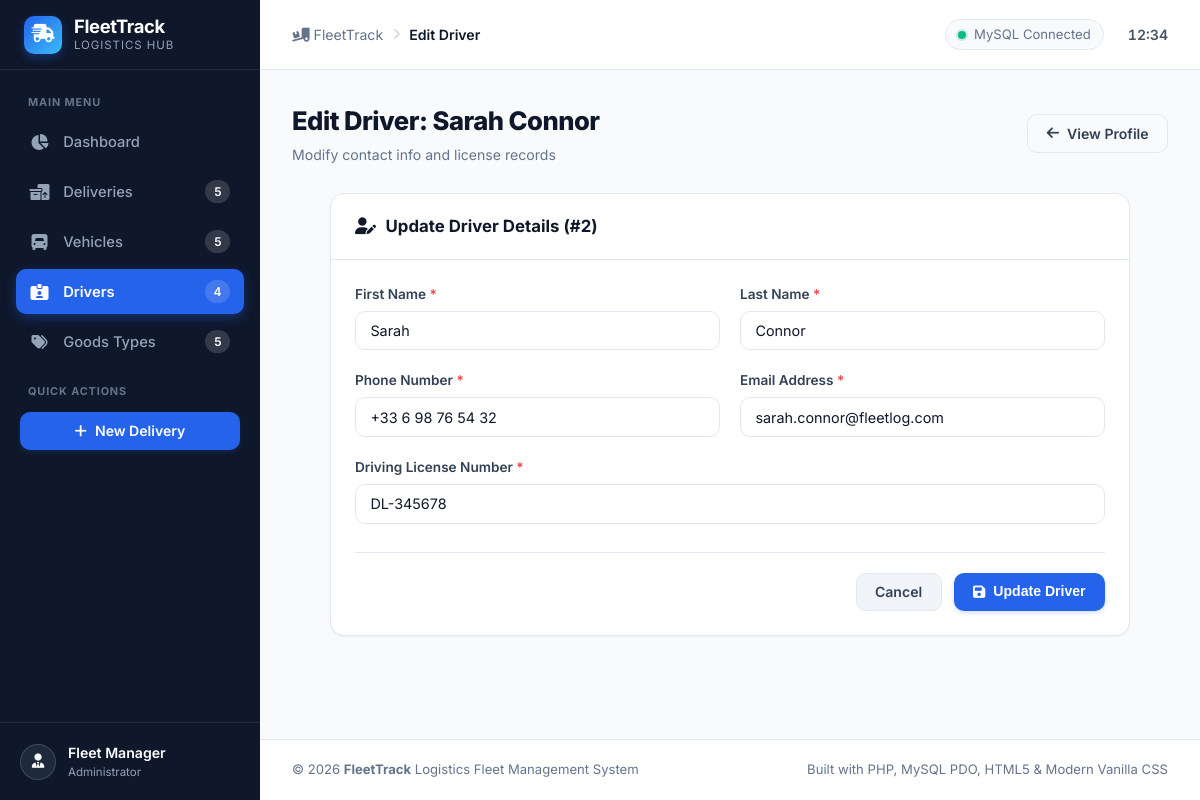
Page /drivers/edit.php?id=2 on the committed database.
### tables this page shows
CREATE TABLE `driver` (
    `id_driver` INT AUTO_INCREMENT PRIMARY KEY,
    `first_name` VARCHAR(100) NOT NULL,
    `last_name` VARCHAR(100) NOT NULL,
    `phone` VARCHAR(30) NOT NULL,
    `email` VARCHAR(150) NOT NULL,
    `license_number` VARCHAR(50) NOT NULL UNIQUE
);

### includes/functions.php (called while the page is built, shortened)
<?php
function e(?string $value): string
{
    return htmlspecialchars((string)($value ?? ''), ENT_QUOTES, 'UTF-8');
}
function url(string $path = ''): string
{
    static $base = null;
    if ($base === null) {
        $scriptName = $_SERVER['SCRIPT_NAME'] ?? '';
        $scriptDir = str_replace('\\', '/', dirname($scriptName));
        $subdirs = ['/drivers', '/vehicles', '/deliveries', '/goods-types', '/config', '/includes'];
        $root = $scriptDir;
        foreach ($subdirs as $sub) {
            if (str_ends_with($root, $sub)) {
                $root = substr($root, 0, -strlen($sub));
                break;
            }
        }
        $base = rtrim($root, '/');
    }
    $cleanPath = ltrim($path, '/');
    return ($base === '' ? '' : $base) . '/' . $cleanPath;
}

### drivers/edit.php (the view, shortened to what this page needs)
<?php
require_once __DIR__ . '/../includes/functions.php';
$pdo = getDBConnection();
$id = filter_input(INPUT_GET, 'id', FILTER_VALIDATE_INT);
$stmt = $pdo->prepare("SELECT * FROM driver WHERE id_driver = ?");
$stmt->execute([$id]);
$driver = $stmt->fetch();
$errors = [];
$formData = [
    'first_name'     => $driver['first_name'],
    'last_name'      => $driver['last_name'],
    'phone'          => $driver['phone'],
    'email'          => $driver['email'],
    'license_number' => $driver['license_number'],
];
require_once __DIR__ . '/../includes/header.php';
?>
<div class="page-header">
    <div class="page-title-group">
        <h1>Edit Driver: <?= e($driver['first_name'] . ' ' . $driver['last_name']) ?></h1>
        <p>Modify contact info and license records</p>
    </div>
    <div class="page-actions">
        <a href="<?= url('drivers/view.php?id=' . $id) ?>" class="btn btn-outline">
            <i class="fa-solid fa-arrow-left"></i> View Profile
        </a>
    </div>
</div>
<div class="card" style="max-width: 800px; margin: 0 auto;">
    <div class="card-header">
        <div class="card-title">
            <i class="fa-solid fa-user-pen"></i> Update Driver Details (#<?= e($id) ?>)
        </div>
    </div>
    <div class="card-body">
        <form method="POST" action="<?= url('drivers/edit.php?id=' . $id) ?>" novalidate>
            <div class="form-grid">
                <div class="form-group">
                    <label class="form-label" for="first_name">First Name <span class="required">*</span></label>
                    <input type="text"
                           id="first_name"
                           name="first_name"
                           class="form-control <?= isset($errors['first_name']) ? 'is-invalid' : '' ?>"
                           value="<?= e($formData['first_name']) ?>"
                           required>
                </div>
                <div class="form-group">
                    <label class="form-label" for="last_name">Last Name <span class="required">*</span></label>
                    <input type="text"
                           id="last_name"
                           name="last_name"
                           class="form-control <?= isset($errors['last_name']) ? 'is-invalid' : '' ?>"
                           value="<?= e($formData['last_name']) ?>"
                           required>
                </div>
                <div class="form-group">
                    <label class="form-label" for="phone">Phone Number <span class="required">*</span></label>
                    <input type="tel"
                           id="phone"
                           name="phone"
                           class="form-control <?= isset($errors['phone']) ? 'is-invalid' : '' ?>"
                           value="<?= e($formData['phone']) ?>"
                           required>
                </div>
                <div class="form-group">
                    <label class="form-label" for="email">Email Address <span class="required">*</span></label>
                    <input type="email"
                           id="email"
                           name="email"
                           class="form-control <?= isset($errors['email']) ? 'is-invalid' : '' ?>"
                           value="<?= e($formData['email']) ?>"
                           required>
                </div>
                <div class="form-group form-full">
                    <label class="form-label" for="license_number">Driving License Number <span class="required">*</span></label>
                    <input type="text"
                           id="license_number"
                           name="license_number"
                           class="form-control <?= isset($errors['license_number']) ? 'is-invalid' : '' ?>"
                           value="<?= e($formData['license_number']) ?>"
                           required>
                </div>
            </div>
            <div class="form-actions">
                <a href="<?= url('drivers/view.php?id=' . $id) ?>" class="btn btn-secondary">Cancel</a>
                <button type="submit" class="btn btn-primary">
                    <i class="fa-solid fa-floppy-disk"></i> Update Driver
                </button>
            </div>
        </form>
    </div>
</div>
<?php require_once __DIR__ . '/../includes/footer.php'; ?>

### assets/css/style.css (style rules this page uses)
:root { --primary: #2563eb; --primary-hover: #1d4ed8; --primary-light: #eff6ff; --primary-dark: #1e40af; --success: #10b981; --success-hover: #059669; --success-bg: #ecfdf5; --success-border: #a7f3d0; --warning: #f59e0b; --warning-hover: #d97706; --warning-bg: #fffbeb; --warning-border: #fde68a; --danger: #ef4444; --danger-hover: #dc2626; --danger-bg: #fef2f2; --danger-border: #fecaca; --info: #0284c7; --info-bg: #f0f9ff; --info-border: #bae6fd; --gray-50: #f8fafc; --gray-100: #f1f5f9; --gray-200: #e2e8f0; --gray-300: #cbd5e1; --gray-400: #94a3b8; --gray-500: #64748b; --gray-600: #475569; --gray-700: #334155; --gray-800: #1e293b; --gray-900: #0f172a; --bg-main: #f8fafc; --bg-surface: #ffffff; --text-main: #0f172a; --text-muted: #64748b; --border-color: #e2e8f0; --sidebar-bg: #0f172a; --sidebar-text: #94a3b8; --sidebar-text-active: #ffffff; --sidebar-hover: #1e293b; --sidebar-active-bg: #2563eb; --sidebar-width: 260px; --radius-sm: 6px; --radius-md: 10px; --radius-lg: 14px; --radius-xl: 20px; --radius-full: 9999px; --shadow-sm: 0 1px 2px 0 rgb(0 0 0 / 0.05); --shadow-md: 0 4px 6px -1px rgb(0 0 0 / 0.1), 0 2px 4px -2px rgb(0 0 0 / 0.1); --shadow-lg: 0 10px 15px -3px rgb(0 0 0 / 0.1), 0 4px 6px -4px rgb(0 0 0 / 0.1); --transition: all 0.2s cubic-bezier(0.4, 0, 0.2, 1); }
*, *::before, *::after { box-sizing: border-box; margin: 0; padding: 0; }
body { font-family: 'Inter', system-ui, -apple-system, BlinkMacSystemFont, 'Segoe UI', Roboto, Oxygen, Ubuntu, Cantarell, sans-serif; background-color: var(--bg-main); color: var(--text-main); line-height: 1.5; -webkit-font-smoothing: antialiased; -moz-osx-font-smoothing: grayscale; }
a { color: var(--primary); text-decoration: none; transition: var(--transition); }
.page-header { display: flex; align-items: center; justify-content: space-between; margin-bottom: 1.75rem; flex-wrap: wrap; gap: 1rem; }
.page-title-group h1 { font-size: 1.6rem; font-weight: 800; color: var(--text-main); letter-spacing: -0.02em; }
.page-title-group p { font-size: 0.88rem; color: var(--text-muted); margin-top: 0.2rem; }
.page-actions { display: flex; align-items: center; gap: 0.75rem; }
.btn { display: inline-flex; align-items: center; justify-content: center; gap: 0.5rem; font-size: 0.88rem; font-weight: 600; padding: 0.6rem 1.15rem; border-radius: var(--radius-md); border: 1px solid transparent; cursor: pointer; transition: var(--transition); text-decoration: none; line-height: 1.25; }
.btn-primary { background-color: var(--primary); color: #ffffff; box-shadow: 0 2px 4px rgba(37, 99, 235, 0.2); }
.btn-secondary { background-color: var(--gray-100); color: var(--gray-700); border-color: var(--gray-200); }
.btn-outline { background-color: transparent; color: var(--gray-700); border-color: var(--border-color); }
.card { background-color: var(--bg-surface); border-radius: var(--radius-lg); border: 1px solid var(--border-color); box-shadow: var(--shadow-sm); overflow: hidden; margin-bottom: 1.5rem; }
.card-header { padding: 1.25rem 1.5rem; border-bottom: 1px solid var(--border-color); display: flex; align-items: center; justify-content: space-between; flex-wrap: wrap; gap: 0.75rem; }
.card-title { font-size: 1.05rem; font-weight: 700; color: var(--text-main); display: flex; align-items: center; gap: 0.6rem; }
.card-body { padding: 1.5rem; }
.form-grid { display: grid; grid-template-columns: repeat(2, 1fr); gap: 1.25rem; }
.form-full { grid-column: span 2; }
.form-group { display: flex; flex-direction: column; gap: 0.4rem; }
.form-label { font-size: 0.85rem; font-weight: 600; color: var(--gray-700); }
.form-label .required { color: var(--danger); }
.form-control, .form-select, textarea.form-control { width: 100%; padding: 0.65rem 0.9rem; font-size: 0.9rem; font-family: inherit; color: var(--text-main); background-color: #ffffff; border: 1px solid var(--border-color); border-radius: var(--radius-md); transition: var(--transition); outline: none; }
.form-control::placeholder { color: var(--gray-400); }
.form-actions { display: flex; align-items: center; justify-content: flex-end; gap: 0.75rem; margin-top: 1.75rem; padding-top: 1.25rem; border-top: 1px solid var(--border-color); }

### rows in the picture
driver: first_name+last_name "Sarah Connor", first_name "Sarah", last_name "Connor", phone "+33 6 98 76 54 32", email "sarah.connor@fleetlog.com", license_number "DL-345678"

### other values in the picture
$navCounts['deliveries'] "5"
$navCounts['vehicles'] "5"
$navCounts['drivers'] "4"
$navCounts['goods-types'] "5"
$pageTitle "Edit Driver"
$id "2"
